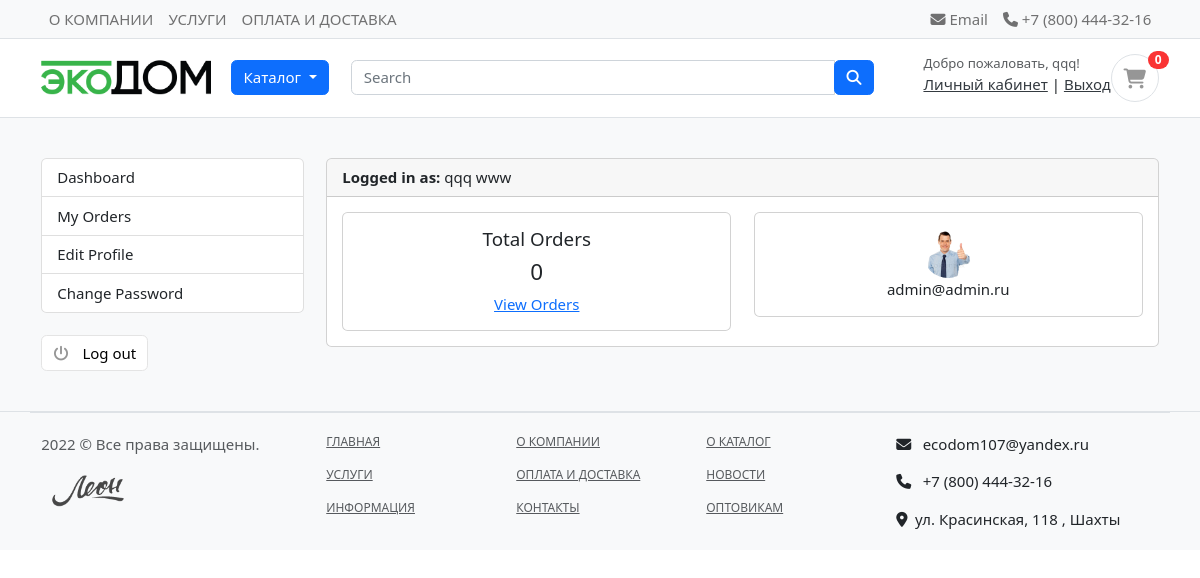
The page /accounts/dashboard/ (signed in) on the database its author committed.
### accounts/models.py (models this page shows, shortened)
class MyUser(AbstractBaseUser):
    first_name      = models.CharField(max_length=50)
    last_name       = models.CharField(max_length=50)
    username        = models.CharField(max_length=50, unique=True)
    email           = models.EmailField(max_length=255, unique=True)
    phone_number    = models.CharField(max_length=50)
    date_joined     = models.DateTimeField(auto_now_add=True)
    last_login      = models.DateTimeField(auto_now_add=True)
    is_admin        = models.BooleanField(default=False)
    is_staff        = models.BooleanField(default=False)
    is_active       = models.BooleanField(default=False)
    is_superadmin   = models.BooleanField(default=False) # Зачем этот пользователь? Удалить?
    USERNAME_FIELD = 'email'
    REQUIRED_FIELDS = ['username', 'first_name', 'last_name']
    objects = MyUserManager()
    def full_name(self):
        return f'{self.first_name} {self.last_name}'

class UserProfile(models.Model):
    user = models.OneToOneField(MyUser, on_delete=models.CASCADE)
    address_line_1 = models.CharField(blank=True, max_length=100)
    address_line_2 = models.CharField(blank=True, max_length=100)
    profile_picture = models.ImageField(blank=True, upload_to='userprofile')
    city = models.CharField(blank=True, max_length=20)
    state = models.CharField(blank=True, max_length=20)
    country = models.CharField(blank=True, max_length=20)

### accounts/views.py (the view)
# urls.py: path('dashboard/', views.dashboard, name='dashboard'),
@login_required(login_url = 'login')
def dashboard(request):
    orders = Order.objects.order_by('-created_at').filter(user_id=request.user.id, is_ordered=True)
    orders_count = orders.count()
    userprofile = UserProfile.objects.get(user_id=request.user.id)
    context = {
        'orders_count': orders_count,
        'userprofile': userprofile,
    }
    return render(request, 'accounts/dashboard.html', context)

### carts/context_processors.py (called while the page is built)
def counter(request):
    cart_count = 0
    if 'admin' in request.path:
        return {}
    else:
        try:
            cart = Cart.objects.filter(cart_id=_cart_id(request))
            if request.user.is_authenticated:
                cart_items = CartItem.objects.all().filter(user=request.user)
            else:
                cart_items = CartItem.objects.all().filter(cart=cart[:1])
            for cart_item in cart_items:
                cart_count += cart_item.quantity
        except Cart.DoesNotExist:
            cart_count = 0
    return dict(cart_count=cart_count)

### carts/views.py (called while the page is built)
def _cart_id(request):
    cart = request.session.session_key
    if not cart:
        cart = request.session.create()
    return cart

### category/context_processors.py (called while the page is built)
def menu_links(request):
    links = Category.objects.all()
    return dict(links=links)

### category/models.py (called while the page is built)
    def get_url(self):
            return reverse('products_by_category', args=[self.slug])

### accounts/templates/accounts/dashboard.html (shortened to what this page needs)
{% extends 'base.html' %}
{% block content %}
<section class="section-conten padding-y bg">
<div class="container">
	<div class="row">
	{% include 'includes/dashboard_sidebar.html' %}
	<main class="col-md-9">
		<article class="card">
		<header class="card-header">
			<strong class="d-inline-block mr-3">Logged in as:</strong>
			<span>{{user.full_name}}</span>
		</header>
		<div class="card-body">
			<div class="row">
			<div class="col-md-6">
				<div class="card" style="text-align:center;">
					<div class="card-body">
						<h5 class="card-title">Total Orders</h5>
						<h4>{{orders_count}}</h4>
						<a href="{% url 'my_orders' %}">View Orders</a>
					</div>
				</div>
			</div>
			<div class="col-md-6">
				<div class="card" style="text-align:center;">
					<div class="card-body">
						<img src="{{userprofile.profile_picture.url}}" alt="User Profile Picture" width="50" height="50" style="border-radius:50%;">
						<p class="mb-0">{{user.email}}</p>
					</div>
				</div>
			</div>
			</div>
		</div>
		</article>
	</main>
</div>
</div>
</section>
{% endblock %}

### templates/includes/navbar.html (shortened to what this page needs)
{% load static %}
<header class="section-header">
    <nav class="navbar p-md-0 navbar-expand-sm navbar-light border-bottom bg-light">
        <div class="container">
            <div class="collapse navbar-collapse">
                <ul class="navbar-nav">
                    <li><a href="#" class="nav-link">О КОМПАНИИ</a></li>
                    <li><a href="#" class="nav-link">УСЛУГИ</a></li>
                    <li><a href="#" class="nav-link">ОПЛАТА И ДОСТАВКА</a></li>
                </ul>
            </div>
            <div class="collapse navbar-collapse flex-grow-0" id="navbarTop4">
                <ul class="navbar-nav">
                    <li><a href="#" class="nav-link"> <i class="fa fa-envelope"></i> Email </a></li>
                    <li><a href="#" class="nav-link"> <i class="fa fa-phone"></i> +7 (800) 444-32-16 </a></li>
                </ul>
            </div>
        </div>
    </nav>
    <section class="header-main border-bottom">
        <div class="container">
            <div class="row align-items-center">
                <div class="col-lg-2 col-md-3 col-6">
                    <a href="/" class="brand-wrap">
                        <img class="logo" src="{% static '/images/logo.png' %}">
                    </a>
                </div>
                <div class="col-lg col-sm col-md col-6 flex-grow-0">
                    <div class="dropdown">
                        <button class="btn btn-primary dropdown-toggle" type="button" id="dropdownMenuButton1"
                            data-bs-toggle="dropdown" aria-expanded="false">
                            Каталог
                        </button>
                    </div>
                </div>
                <div class="col-lg  col-md-6 col-sm-12 col">
                    <form action="{% url 'search' %}" class="search" method='GET'>
                        <div class="input-group w-100">
                            <input type="text" class="form-control" style="width:60%;" placeholder="Search"
                                name="keyword">
                            <div class="input-group-append">
                                <button class="btn btn-primary" type="submit">
                                    <i class="fa fa-search"></i>
                                </button>
                            </div>
                        </div>
                    </form>
                </div>
                <div class="col-lg-3 col-sm-6 col-8 order-2 order-lg-3">
                    <div class="d-flex justify-content-end mb-3 mb-lg-0">
                        {% if user.id is None %}
                            <div class="widget-header">
                                <small class="title text-muted" style="padding-right: 10px">Добро пожаловать, Гость!</small>
                                <div>
                                    <a href="{% url 'login' %}">Вход</a> <span class="dark-transp"> | </span>
                                    <a href="{% url 'register' %}"> Регистрация</a>
                                </div>
                            </div>
                        {% else %}
                            <div class="widget-header">
                                <small class="title text-muted" style="padding-right: 10px">Добро пожаловать, {{user.first_name}}!</small>
                                <div>
                                    <a href="{% url 'dashboard' %}">Личный кабинет</a> <span class="dark-transp"> | </span>
                                    <a href="{% url 'logout' %}"> Выход</a>
                                </div>
                            </div>
                        {% endif %}
                        <a href="{% url 'cart' %}" class="widget-header pl-3 ml-3">
                            <div class="icon icon-sm rounded-circle border"><i class="fa fa-shopping-cart"></i></div>
                            <span class="badge badge-pill badge-danger notify">{{cart_count}}</span>
                        </a>
                    </div>
                </div>
            </div>
        </div>
    </section>
</header>

### static/css/ui.css (style rules this page uses)
html { font-family: "Inter", sans-serif; font-size: 15px; }
.icon-xs, .icon-sm, .icon-md, .icon-lg { display: inline-block; text-align: center; flex-shrink: 0; flex-grow: 0; }
.icon-sm { width: 48px; height: 48px; line-height: 48px !important; font-size: 20px; }
.padding-y { padding-top: 40px; padding-bottom: 40px; }
article:after, .form-group:after { display: block; clear: both; content: ""; }
.bg { background-color: #f8f9fa; }
.header-main { position: relative; padding-top: 1rem; padding-bottom: 1rem; }
.brand-wrap .logo, .navbar-brand .logo { margin-right: 7px; max-height: 42px; display: inline-block; }
.widget-header { display: inline-block; vertical-align: middle; position: relative; }
.widget-header a { color: #343a40; }
.widget-header i { color: #969696; }
.widget-header .title { display: block; }
.widget-header .notify { position: absolute; top: -3px; right: -10px; }
.notify { position: absolute; top: -4px; right: -10px; display: inline-block; padding: 0.25em 0.6em; font-size: 12px; line-height: 1; text-align: center; border-radius: 3rem; color: #fff; background-color: #fa3434; }

### rows shown on the page
MyUser: first_name "qqq", full_name "qqq www", email "admin@admin.ru"
UserProfile: profile_picture (picture)

### other values the page prints
{{ cart_count }} "0"
{{ orders_count }} "0"
